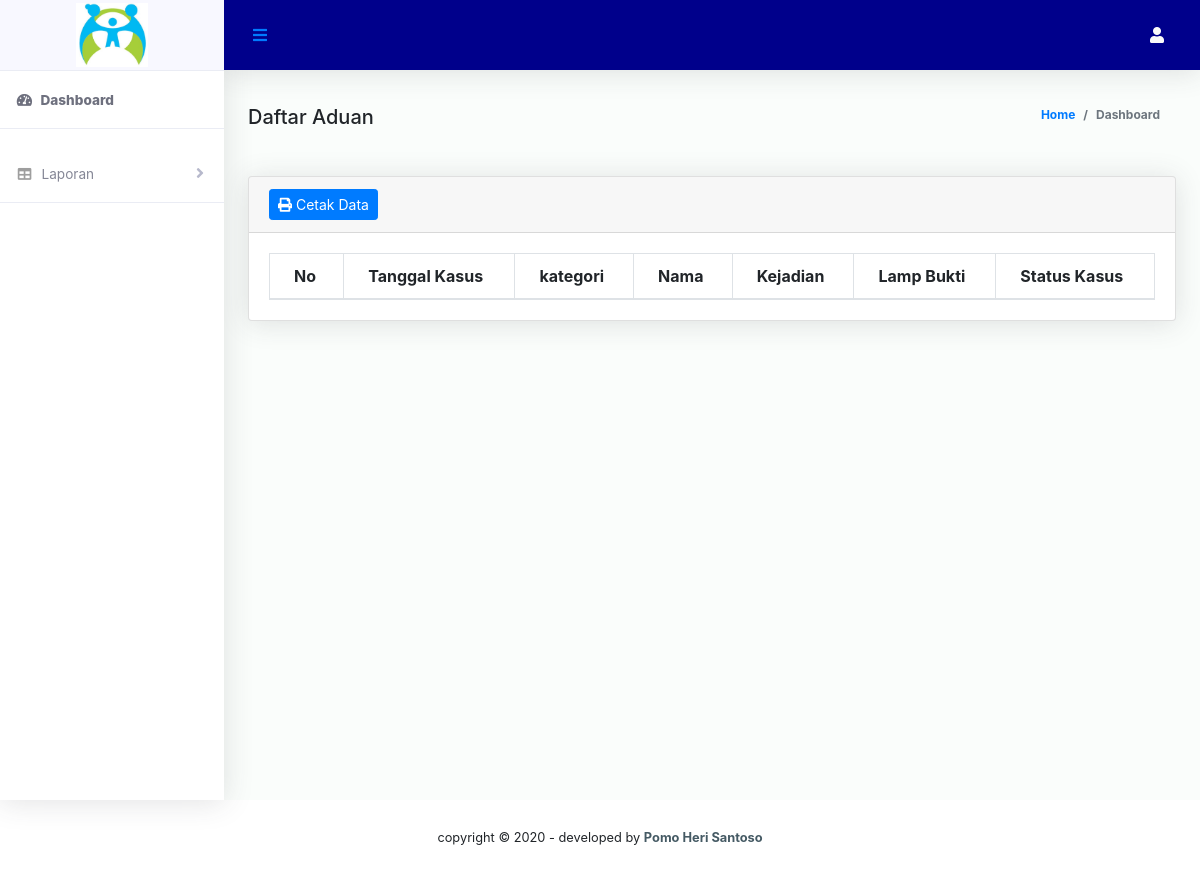
The page /bagian/kepaladesa/daftaraduan.php on the database as committed earlier.
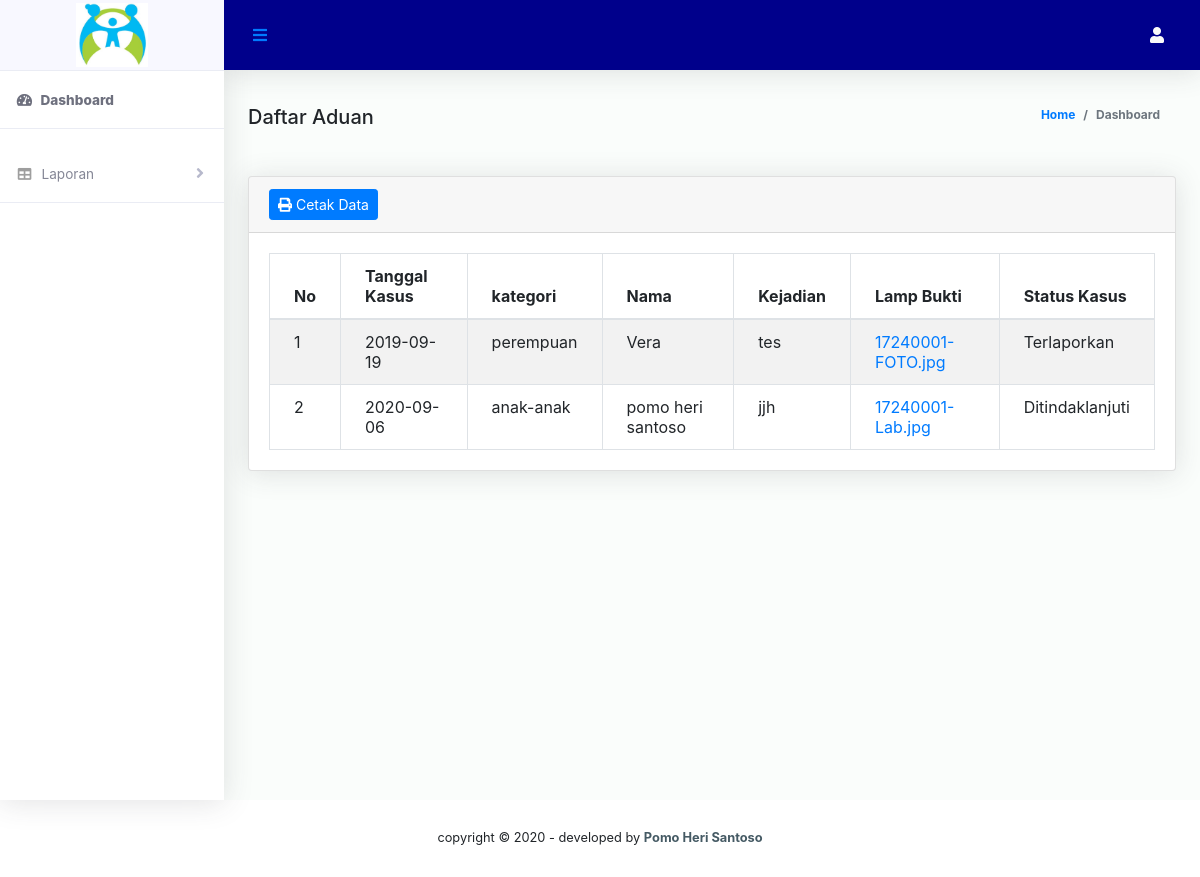
The same page on the database as committed later.
### tables this page shows
CREATE TABLE `datkas` (
  `idkasus` char(10) NOT NULL,
  `kategori` varchar(10) NOT NULL,
  `nik` char(20) NOT NULL,
  `tglkas` date NOT NULL,
  `kejadian` varchar(50) NOT NULL,
  `lambuk` varchar(50) NOT NULL,
  `idpeng` char(5) NOT NULL,
  `jenkas` varchar(10) NOT NULL,
  `statkas` char(1) NOT NULL
);

CREATE TABLE `datwg` (
  `nik` char(20) NOT NULL,
  `nama` varchar(50) NOT NULL,
  `kelamin` varchar(12) NOT NULL,
  `tglh` date NOT NULL,
  `pendd` varchar(5) NOT NULL,
  `alamat` varchar(50) NOT NULL,
  `idrt` char(5) NOT NULL,
  `stkeb` varchar(10) NOT NULL
);

### bagian/kepaladesa/daftaraduan.php (the view, shortened to what this page needs)
<!DOCTYPE html>
<html lang="en">
<head>
    <?php include('../komponen/css.php');?>
</head>
<body id="page-top">
  <div id="wrapper">
     <?php include('../komponen/sidebarkades.php');?>
        <div id="content-wrapper" class="d-flex flex-column">
            <div id="content">
                <?php include('../komponen/header.php');?>
                <div class="container-fluid" id="container-wrapper">
                  <div class="d-sm-flex align-items-center justify-content-between mb-4">
                    <strong class="h5 card-title">Daftar Aduan</strong>
                    <ol class="breadcrumb">
                      <li class="breadcrumb-item"><a href="./">Home</a></li>
                      <li class="breadcrumb-item active" aria-current="page">Dashboard</li>
                    </ol>
                  </div>
            <section>
                 <div class="content mt-3">
                     <div class="animated fadeIn">
                         <div class="row">
                            <div class="col-md-12">
                                 <div class="card">
                                     <div class="card-header">
                                         <a href="cetakkaryawan.php" target="_blank" class="btn btn-primary btn-sm" ><i class="fa fa-print"></i> Cetak Data</a>
                                         </div>
                                            <div class="card-body">
                                            <table width="100%"  class="table table-striped table-bordered table-hover data" id="dataTables">
                                                <?php
                                                $result = mysql_query("SELECT * FROM datkas JOIN datwg ON datwg.nik=datkas.nik where datkas.jenkas='aduan'");
                                                ?>
                                                <thead>
                                                    <tr>
                                                        <th>No</th>
                                                        <th>Tanggal Kasus</th>
                                                        <th>kategori</th>
                                                        <th>Nama</th>
                                                        <th>Kejadian</th>
                                                        <th>Lamp Bukti</th>
                                                        <th>Status Kasus</th>
                                                    </tr>
                                                </thead>
                                                <tbody>
                                                <?php
                                                $no = 1;
                                                while($user_data = mysql_fetch_array($result)){
                                                  echo "
                                                  <tr>
                                                    <td>".$no++."</td>
                                                    <td>".$user_data['tglkas']."</td>
                                                    <td>".$user_data['kategori']."</td>
                                                    <td>".$user_data['nama']."</td>
                                                    <td>".$user_data['kejadian']."</td>
                                                    <td><a href='../komponen/lambuk/".$user_data['lambuk']."' target='_blank'>".$user_data['lambuk']."</a></td>";
                                                    if ($user_data['statkas']=="T") {
                                                      echo "<td>Terlaporkan</td>";
                                                    }
                                                    else{
                                                      echo "<td>Ditindaklanjuti</td>";
                                                    }
                                               ?>
                                                </tr>
                                                 <?php }?>
                                                </tbody>
                                            </table>
                                          </div>
                                        </div>
                                    </div>
                                </div>
                            </div>
                        </div>
                      </section>
                    </div>
                  </div>
                </div>
              </div>
         <?php include('../komponen/footer.php');?>
</body>
</html>

Rows that differ between the two databases and show on the page:
added datkas: tglkas "2019-09-19", kategori "perempuan", datwg.nama "Vera", kejadian "tes", lambuk "17240001-FOTO.jpg", statkas "Terlaporkan"
added datkas: tglkas "2020-09-06", kategori "anak-anak", datwg.nama "pomo heri santoso", kejadian "jjh", lambuk "17240001- Lab.jpg", statkas "Ditindaklanjuti"
